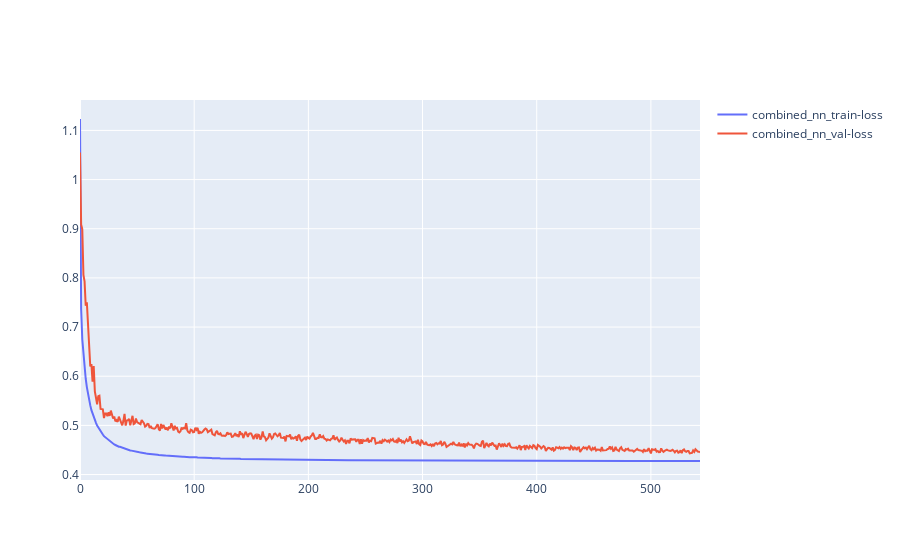

Source (notebook cell):
### Code cell
plot_loss([loss], ['combined_nn'])

### Figure 1 — Plotly figure (JSON) as saved in the notebook; plotly's stock layout.template omitted (floating-point values rounded to 4 significant figures; data arrays with more than 128 entries replaced by an {"elided": "..."} marker saying what was removed)
{"data": [{"name": "combined_nn_train-loss", "type": "scatter", "y": {"elided": "544 float values"}}, {"name": "combined_nn_val-loss", "type": "scatter", "y": {"elided": "544 float values"}}], "layout": {}}
